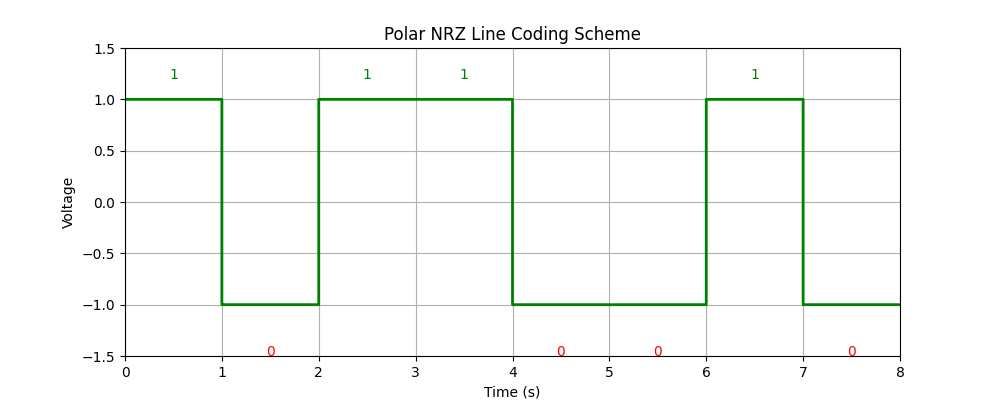

Recreate this plot in Python.
import matplotlib.pyplot as plt
import numpy as np

data = [1, 0, 1, 1, 0, 0, 1, 0] # Binary data to encode

# Parameters for the signal
bit_duration = 1  # duration of each bit
sampling_rate = 1000  # samples per second
time_per_bit = np.linspace(0, bit_duration, sampling_rate, endpoint=False)
total_time = np.linspace(0, bit_duration * len(data), sampling_rate * len(data), endpoint=False)

# Polar NRZ encoding: 1 -> +1, 0 -> -1
polar_nrz_signal = np.array([1 if bit == 1 else -1 for bit in data])
signal = np.repeat(polar_nrz_signal, sampling_rate)

# Plot the signal
plt.figure(figsize=(10, 4))
plt.plot(total_time, signal, drawstyle='steps-post', color='green', linewidth=2)
plt.title('Polar NRZ Line Coding Scheme')
plt.xlabel('Time (s)')
plt.ylabel('Voltage')
plt.grid(True)

# Adding bit markers (above +1 and below -1 for 1s and 0s)
for i, bit in enumerate(data):
    if bit == 1:
        plt.text(i * bit_duration + 0.5 * bit_duration, 1.2, f'{bit}', ha='center', color='green')
    else:
        plt.text(i * bit_duration + 0.5 * bit_duration, -1.5, f'{bit}', ha='center', color='red')


plt.ylim(-1.5, 1.5)
plt.xlim(0, len(data) * bit_duration)
plt.show()
